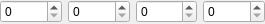
<?xml version="1.0" encoding="UTF-8"?>
<ui version="4.0">
 <class>TimeCodeEdit</class>
 <widget class="QWidget" name="TimeCodeEdit">
  <property name="geometry">
   <rect>
    <x>0</x>
    <y>0</y>
    <width>265</width>
    <height>24</height>
   </rect>
  </property>
  <property name="sizePolicy">
   <sizepolicy hsizetype="Minimum" vsizetype="Minimum">
    <horstretch>0</horstretch>
    <verstretch>0</verstretch>
   </sizepolicy>
  </property>
  <layout class="QHBoxLayout" name="hboxTimeCode">
   <property name="margin">
    <number>0</number>
   </property>
   <item>
    <widget class="QSpinBox" name="spnHours">
     <property name="minimum">
      <number>0</number>
     </property>
     <property name="maximum">
      <number>11930</number>
     </property>
    </widget>
   </item>
   <item>
    <widget class="QSpinBox" name="spnMinutes">
     <property name="minimum">
      <number>0</number>
     </property>
     <property name="maximum">
      <number>99</number>
     </property>
    </widget>
   </item>
   <item>
    <widget class="QSpinBox" name="spnSeconds">
     <property name="minimum">
      <number>0</number>
     </property>
     <property name="maximum">
      <number>59</number>
     </property>
    </widget>
   </item>
   <item>
    <widget class="QSpinBox" name="spnFrames">
     <property name="minimum">
      <number>0</number>
     </property>
     <property name="maximum">
      <number>59</number>
     </property>
    </widget>
   </item>
  </layout>
 </widget>
 <resources/>
 <connections>
  <connection>
   <sender>spnMinutes</sender>
   <signal>valueChanged(int)</signal>
   <receiver>TimeCodeEdit</receiver>
   <slot>spinMSFChanged()</slot>
   <hints>
    <hint type="sourcelabel">
     <x>91</x>
     <y>27</y>
    </hint>
    <hint type="destinationlabel">
     <x>93</x>
     <y>20</y>
    </hint>
   </hints>
  </connection>
  <connection>
   <sender>spnSeconds</sender>
   <signal>valueChanged(int)</signal>
   <receiver>TimeCodeEdit</receiver>
   <slot>spinMSFChanged()</slot>
   <hints>
    <hint type="sourcelabel">
     <x>158</x>
     <y>27</y>
    </hint>
    <hint type="destinationlabel">
     <x>158</x>
     <y>31</y>
    </hint>
   </hints>
  </connection>
  <connection>
   <sender>spnFrames</sender>
   <signal>valueChanged(int)</signal>
   <receiver>TimeCodeEdit</receiver>
   <slot>spinMSFChanged()</slot>
   <hints>
    <hint type="sourcelabel">
     <x>225</x>
     <y>25</y>
    </hint>
    <hint type="destinationlabel">
     <x>225</x>
     <y>31</y>
    </hint>
   </hints>
  </connection>
  <connection>
   <sender>spnHours</sender>
   <signal>valueChanged(int)</signal>
   <receiver>TimeCodeEdit</receiver>
   <slot>spinHoursChanged()</slot>
   <hints>
    <hint type="sourcelabel">
     <x>33</x>
     <y>15</y>
    </hint>
    <hint type="destinationlabel">
     <x>129</x>
     <y>15</y>
    </hint>
   </hints>
  </connection>
 </connections>
 <slots>
  <signal>valueChanged(int,int,int)</signal>
  <signal>valueChangedHours(int)</signal>
  <slot>setValue(int,int,int)</slot>
  <slot>setValueHours(int)</slot>
  <slot>spinMSFChanged()</slot>
  <slot>spinHoursChanged()</slot>
 </slots>
</ui>
